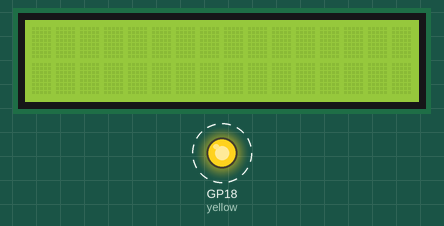
Recording of a program running on a simulated Raspberry Pi Pico running MicroPython. On the bench: 16×2 character LCD, output pins drawn as LEDs (lit = HIGH). Dashed ring = blinking. Library files of the repository ran but are not shown: lcd_api.py, pico_i2c_lcd.py.

Above: at 0.1 s.
At 7.3 s:
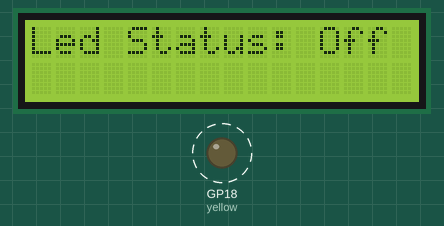
At 15.6 s:
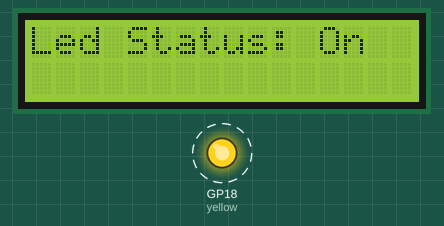
Timing chart, 0 to 40.0 s (numbered marks = the images above):
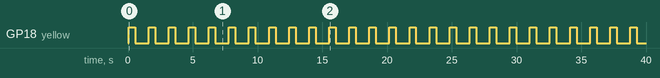

Measured:
- by itself, GP18 (yellow): alternates HIGH for 0.50 s and LOW for 1.0 s
- by itself, everything shown: repeats every 15.5 s, in 50 steps
- what the display in image 0 shows lasts 1.1 s, from 0.0 s to 1.1 s
- what the display in image 1 shows lasts 0.5 s, from 7.3 s to 7.8 s

The program:

led_test.py
```python
from picozero import LED
from time import sleep

# Taken some code from 16x2_lcd.py
# https://electrocredible.com/raspberry-pi-pico-lcd-16x2-i2c-pcf8574-micropython/
import time
from machine import Pin, I2C

from lcd_api import LcdApi
from pico_i2c_lcd import I2cLcd

# I2C and LCD
i2c_address = 0x27
i2c_num_rows = 2
i2c_num_cols = 16

sda = machine.Pin(0)
scl = machine.Pin(1)

i2c = I2C(0, sda=sda, scl=scl, freq=400000)
lcd = I2cLcd(i2c, i2c_address, i2c_num_rows, i2c_num_cols)
# Why was this needed? Seems to just slow it down.
#time.sleep(1)

# LED
yellow = LED(18)

def write_to_lcd():
    lcd.clear()
    lcd.move_to(0,0)
    lcd.putstr("Led Status: ")

    #lcd.move_to(0,1)
    lcd.putstr("Off")
    sleep(0.5)

    lcd.clear()
    lcd.move_to(0,0)
    lcd.putstr("Led Status: ")
    lcd.putstr("On")

    #lcd.move_to(0,1)
    #lcd.putstr("KCNet systems")


def toggle_led():
    yellow.on()
    sleep(0.5)
    yellow.off()
    sleep(0.5)

while True:
    toggle_led()
    write_to_lcd()
```
